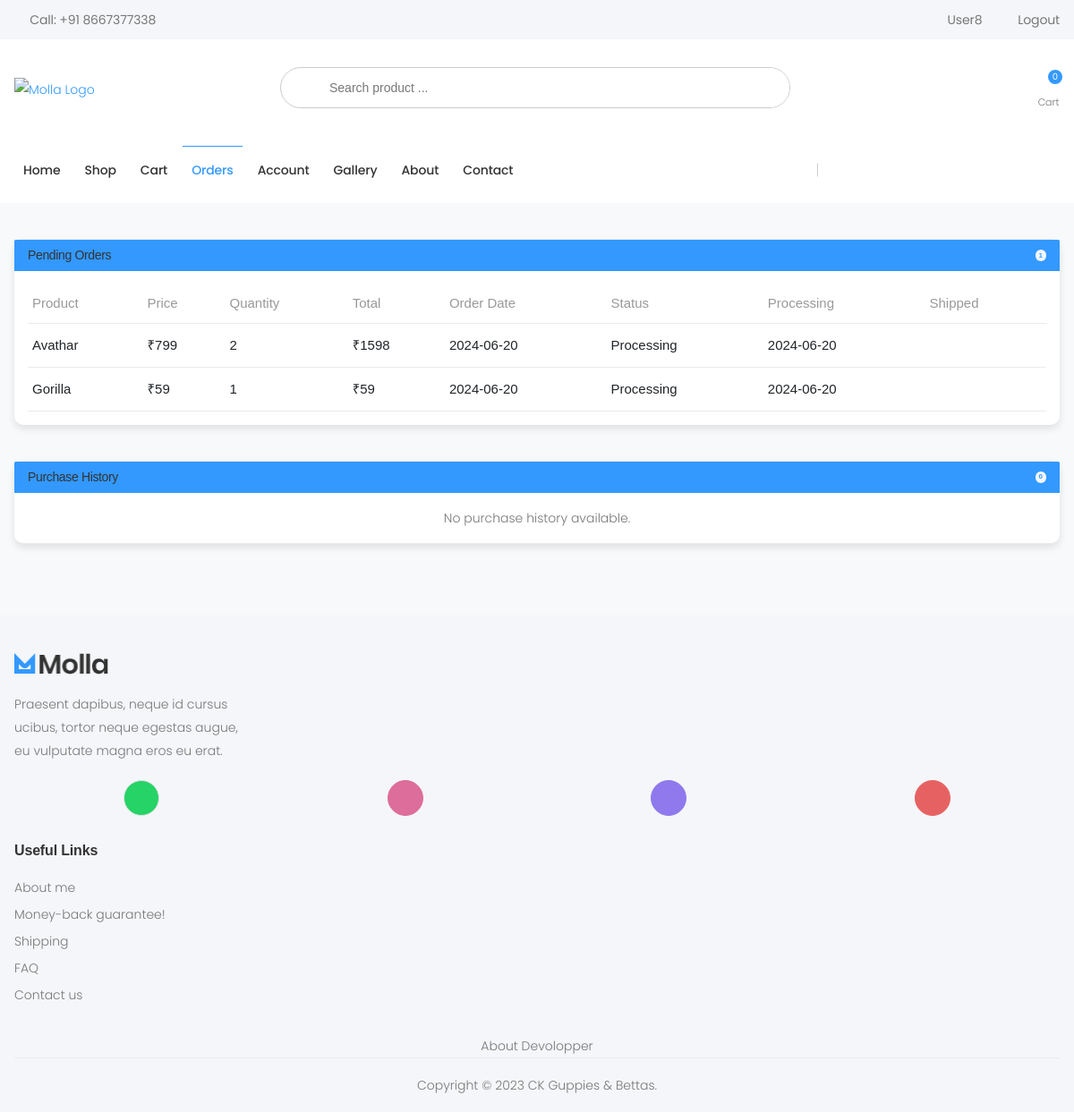
The app's page /orders/ (signed in), older data.
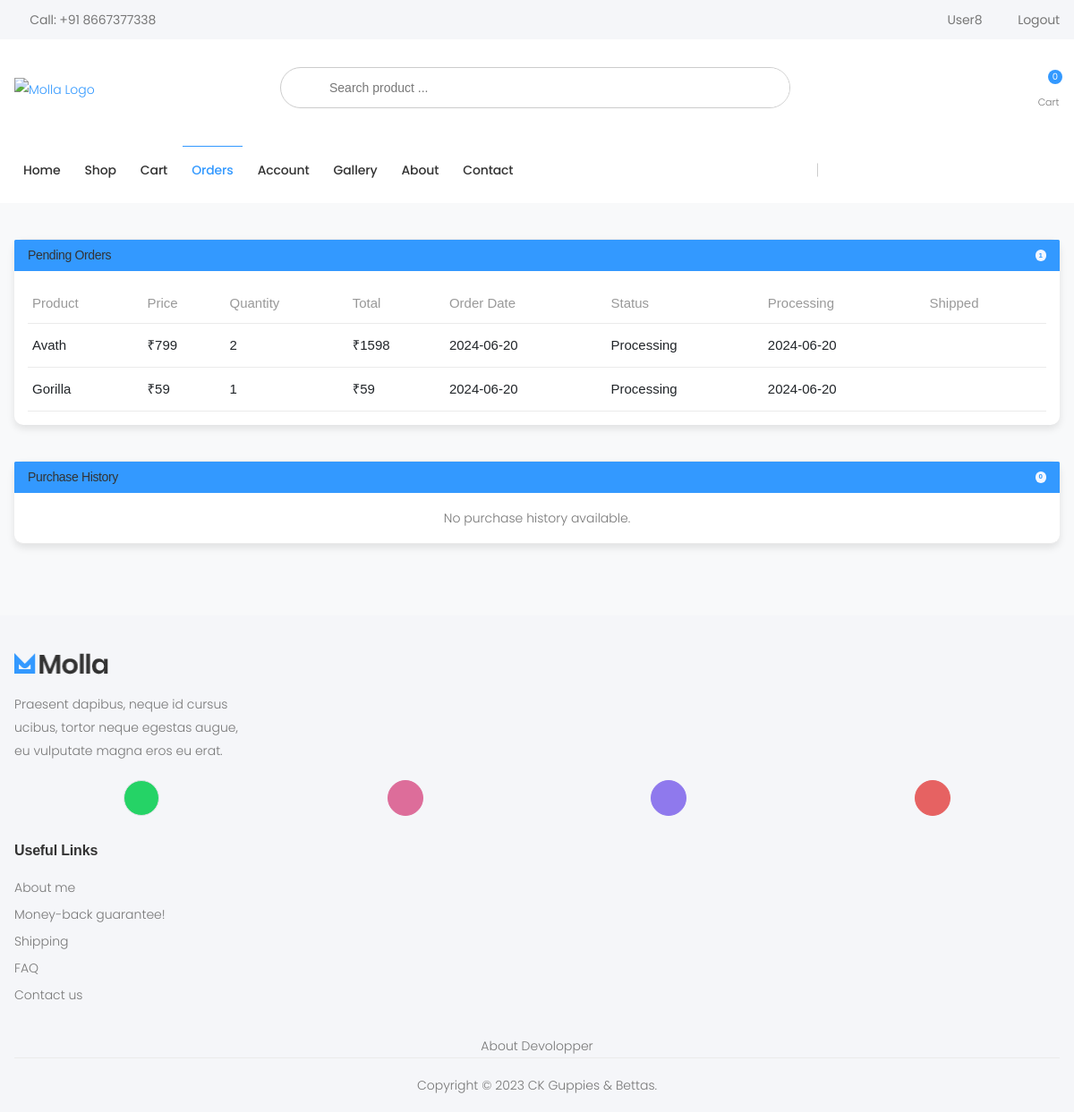
The same page, newer data.
### store/models.py (models this page shows, shortened)
class OrderItem(models.Model):
    product = models.ForeignKey(Product, on_delete=models.SET_NULL, null=True)
    order = models.ForeignKey(Order, on_delete=models.SET_NULL, null=True)
    quantity = models.IntegerField(default=0, null=True, blank=True)
    date_added = models.DateTimeField(auto_now_add=True)
    price_at_purchase = models.DecimalField(max_digits=7, decimal_places=2, null=True, blank=True)
    @property
    def get_total(self):
        if self.price_at_purchase is None:
            self.price_at_purchase = self.product.new_price
        return self.price_at_purchase * self.quantity

class Product(models.Model):
    name = models.CharField(max_length=250, unique=True)
    slug = models.SlugField(max_length=250, unique=True)
    description = models.TextField(blank=True)
    old_price = models.DecimalField(max_digits=7, blank=True, null=True, decimal_places=2)
    new_price = models.DecimalField(max_digits=7, blank=False, decimal_places=2)
    category = models.ForeignKey(Category, on_delete=models.SET_NULL, null=True)
    image_1 = models.ImageField(upload_to='product')
    image_2 = models.ImageField(upload_to='product', blank=True)
    image_3 = models.ImageField(upload_to='product', blank=True)
    video_url = models.URLField(max_length=200, blank=True)
    stock = models.IntegerField()
    active = models.BooleanField(default=True)
    new = models.BooleanField(default=True)
    created = models.DateTimeField(auto_now_add=True)
    update = models.DateField(auto_now=True)
    class Meta:
        ordering = ('name',)
        verbose_name = 'product'
        verbose_name_plural = 'products'

### store/views.py (the view)
# urls.py: path('orders/',views.orders,name='orders'),
def orders(request):
    if not request.user.is_authenticated:
        return redirect('auth_app:login')
    customer = request.user.customer
    orders = Order.objects.filter(customer=customer, complete=True)
    pending_orders = orders.exclude(status='Delivered')
    delivered_orders = orders.filter(status='Delivered')
    context = {
        'user': request.user,
        'pending_orders': pending_orders,
        'delivered_orders': delivered_orders,
    }
    return render(request, 'store/orders.html', context)

### store/context_processors.py (called while the page is built)
def menu_link(request): #this function don't wanna call to work, it's defined in setting to work
    links_list = Category.objects.all()
    paginator3 = Paginator(links_list,8)
    try:
        page = int(request.GET.get('page', '1'))
    except:
        page = 1
    try:
        links = paginator3.page(page)
    except (InvalidPage,EmptyPage):
        links = paginator3.page(paginator3.num_pages)
    return dict(links = links)

def cart_data(request):
    data = cartData(request)
    cartItems = data['cartItems']
    return dict(cartItems = cartItems)

### store/models.py (called while the page is built)
    def get_url(self):
        return reverse('store_app:product_by_category', args=[self.slug])

    @property
    def get_cart_items(self):
        orderitems = self.orderitem_set.all()
        total = sum([item.quantity for item in orderitems])
        return total

### store/templates/store/orders.html (shortened to what the changed rows need)
{% extends "store/Base.html" %}
{% load static %}
{% block content %}
<div class="container my-5">
    <div class="row">
        <div class="col-12">
            <div class="card mb-4">
                <div class="card-body">
                    {% if pending_orders %}
                    <div class="table-responsive">
                        <table class="table table-hover">
                            <thead>
                                <tr>
                                    <th>Product</th>
                                    <th>Price</th>
                                    <th>Quantity</th>
                                    <th>Total</th>
                                    <th>Order Date</th>
                                    <th>Status</th>
                                    <th>Processing</th>
                                    <th>Shipped</th>
                                </tr>
                            </thead>
                            <tbody>
                                {% for order in pending_orders %}
                                {% for item in order.orderitem_set.all %}
                                <tr>
                                    <td>{{ item.product.name }}</td>
                                    <td>₹{{ item.price_at_purchase|floatformat:0 }}</td>
                                    <td>{{ item.quantity }}</td>
                                    <td>₹{{ item.get_total|floatformat:0 }}</td>
                                    <td>{{ order.date_ordered|date:"Y-m-d" }}</td>
                                    <td>{{ order.status }}</td>
                                    <td>{{ order.processing_time|date:"Y-m-d" }}</td>
                                    <td>{{ order.shipped_time|date:"Y-m-d" }}</td>
                                </tr>
                                {% endfor %}
                                {% endfor %}
                            </tbody>
                        </table>
                    </div>
                    {% else %}
                    <p class="text-center">No pending orders available.</p>
                    {% endif %}
                </div>
            </div>
        </div>
    </div>
</div>
{% endblock %}

Row changes from the older to the newer data that the page shows:
changed through a linked row, OrderItem: product.name "Avathar" → "Avath"
